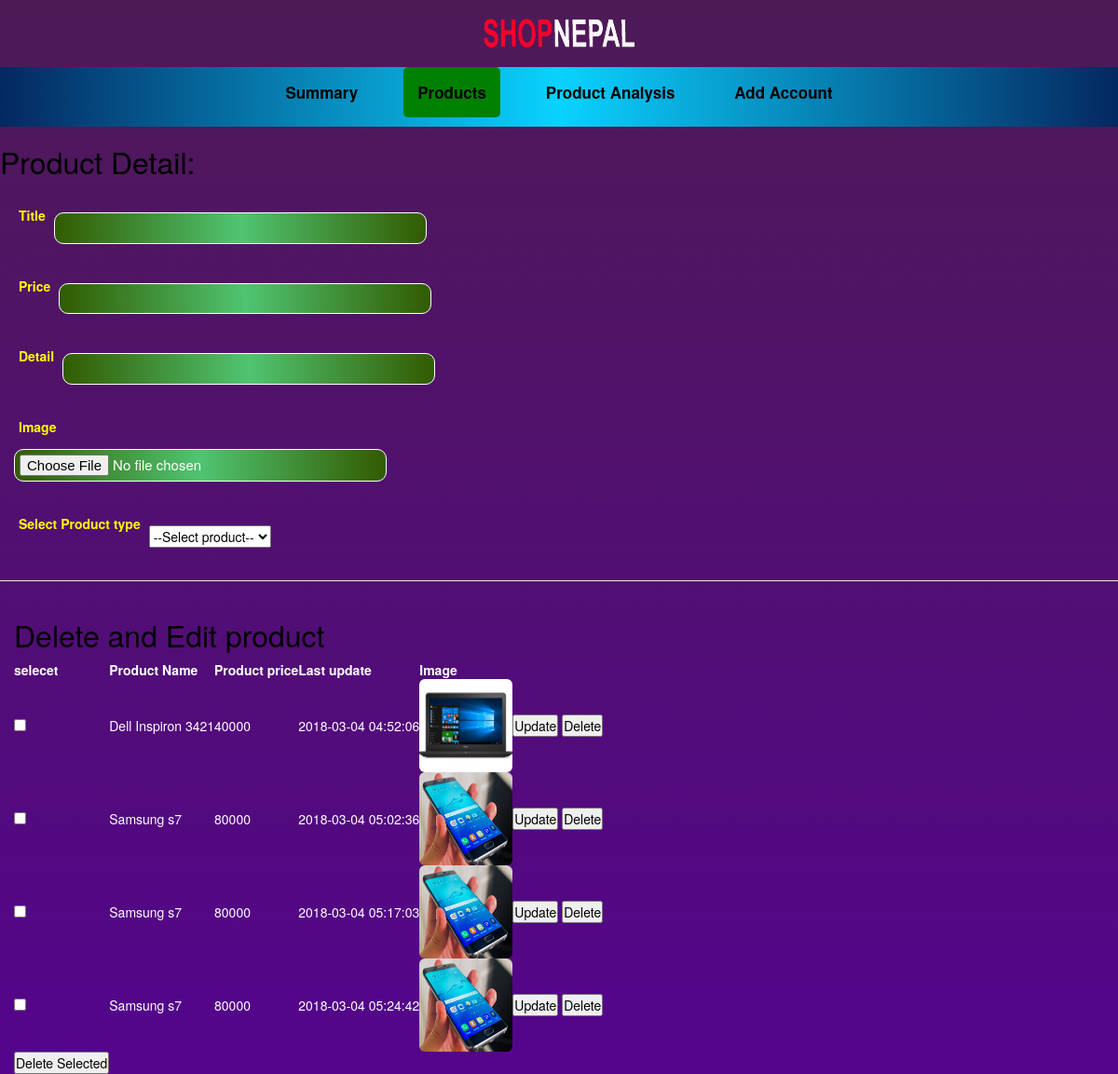
The app's page /admin/index.php with its own data.
### tables this page shows
CREATE TABLE `product` (
  `product_id` int(11) NOT NULL,
  `product_title` varchar(255) DEFAULT NULL,
  `product_price` varchar(45) DEFAULT NULL,
  `product_detail` mediumtext,
  `image` varchar(255) DEFAULT NULL,
  `last_modified` varchar(255) DEFAULT NULL,
  `admin_id` int(11) NOT NULL,
  `product_quantity` int(11) NOT NULL,
  `product_type` varchar(50) NOT NULL
);

### product.php (called while the page is built, shortened)
<?php
class Product
{
  public function fetchProduct(){
  	 $connection = new Connection();
     $conn=$connection->connect();
  	$sql="SELECT *FROM product";
  	return $conn->query($sql);
  }
}
 ?>

### admin/index.php (the view, shortened to what this page needs)
<?php
include('../product.php');
$product =new Product();
$result=$product->fetchProduct();
?>
<!DOCTYPE html>
<html>
<head>
<link rel="stylesheet" href="../bootstrap/css/bootstrap.min.css">
<link href="//maxcdn.bootstrapcdn.0com/font-awesome/4.7.0/css/font-awesome.min.css" rel="stylesheet">
<link rel="stylesheet" href="../include/css/font-awesome.css">
	<link rel="stylesheet" href="css/index_css.css">
</head>
<body>
	<header>
		<div class="container">
			<h1>logo goes here</h1>
		</div>
	</header>
	<nav>
		<div class="container">
			<ul>
				<li><a href="">Summary</a></li>
				<li ><a href="" class="active">Products</a></li>
				<li><a href="">Product Analysis</a></li>
				<li><a href="#adminModal" data-toggle="modal">Add Account</a></li>
			</ul>
		</div>
	</nav>
	<div class="container">
		<div class="row">
		<form action="success.php" class="form-horizontal" method="POST" enctype="multipart/form-data">
				<div class="container">
					<h2>Product Detail:</h2>
					<div class="form-element">
					<label for="product_title">Title</label>
					<input type="text" name="product_title" id="product_title">
					</div>
					<div class="form-element">
					<label for="product_price">Price</label>
					<input type="text" name="product_price" id="product_price">
					</div>
					<div class="form-element">
					<label for="product_detail">Detail</label>
					<input type="text" name="product_detail" id="product_detail">
					</div>
					<div class="form-element">
					<label for="product_image">Image</label>
					<input type="file" name="product_image" id="product_image">
					</div>
					<div class="form-element">
					<label for="product_type">Select Product type</label>
					<select id="product_type">
						<option>--Select product--</option>
					</select>
					</div>
				</div>
			</form>
		</div>
	</div>
<hr>
	<div class="container">
		<h2>Delete and Edit product</h2>
<table>
	<tr>
		<th>selecet</th>
		<th>Product Name</th>
		<th>Product price</th>
		<th>Last update</th>
		<th>Image</th>
	</tr>
	<?php while($products=mysqli_fetch_array($result,MYSQLI_ASSOC) ){ ?>
	<tr>
		<td>
			<input type="checkbox" name="check_list" value="<? echo $products['product_id'] ?>">
		</td>
		<td> <?php echo $products['product_title']?></td>
		<td> <?php echo $products['product_price']?></td>
		<td>
			 <?php echo $products['last_modified']?>
		</td>
		<td>
       <?php echo '<img  class="img-rounded"src="images/'.$products['image'].'"  style="width:100px;height:100px" />';
 ?>
		</td>
		<td>
			<button>Update</button>
			<button>Delete</button>
		</td>
	</tr>
<?php } ?>
<tr>
	<td><button>Delete Selected</button></td>
</tr>
</table>
	</div>
</body>
</html>

### admin/css/index_css.css (style rules this page uses)
* { margin: 0; padding: 0; }
body { background: linear-gradient(to bottom, #4e1a56 0%,#54058c 100%); background-attachment: fixed; color: black; }
h1 { background: url(../../images/logo.png) center top no-repeat; text-indent: -9999px; }
nav { background: linear-gradient(to right, #042860 0%, #0ad2ff 50% ,#042860 100%); }
nav .container { display: flex; justify-content: center; }
nav ul { list-style-type: none; }
.container ul li { display: inline-block; padding: 0 15px; }
.container ul li a { padding: 15px; display: inline-block; text-decoration: none; font-size: 17px; color: black; font-weight: 600; }
.active ,.container ul li a:hover { background-color: green; color: white; border-radius: 5px; }
.row { display: flex; width: 100%; }
.form-element { padding:15px; overflow: hidden; }
.form-element label { color: yellow; font-weight: 600px; overflow: hidden; padding: 5px; }
.form-element input { padding: 5px; border: 1px solid white; border-radius: 10px; font-size: 15px; background:linear-gradient( to right ,#325b01,#50c471,#325b01); color: white; font-weight: 600px; width: 400px; }
table { color: white; }

### records on screen
product: product_title "Dell Inspiron 3421", product_price "40000", last_modified "2018-03-04 04:52:06", image (picture)
product: product_title "Samsung s7", product_price "80000", last_modified "2018-03-04 05:02:36", image (picture)
product: product_title "Samsung s7", product_price "80000", last_modified "2018-03-04 05:17:03", image (picture)
product: product_title "Samsung s7", product_price "80000", last_modified "2018-03-04 05:24:42", image (picture)
